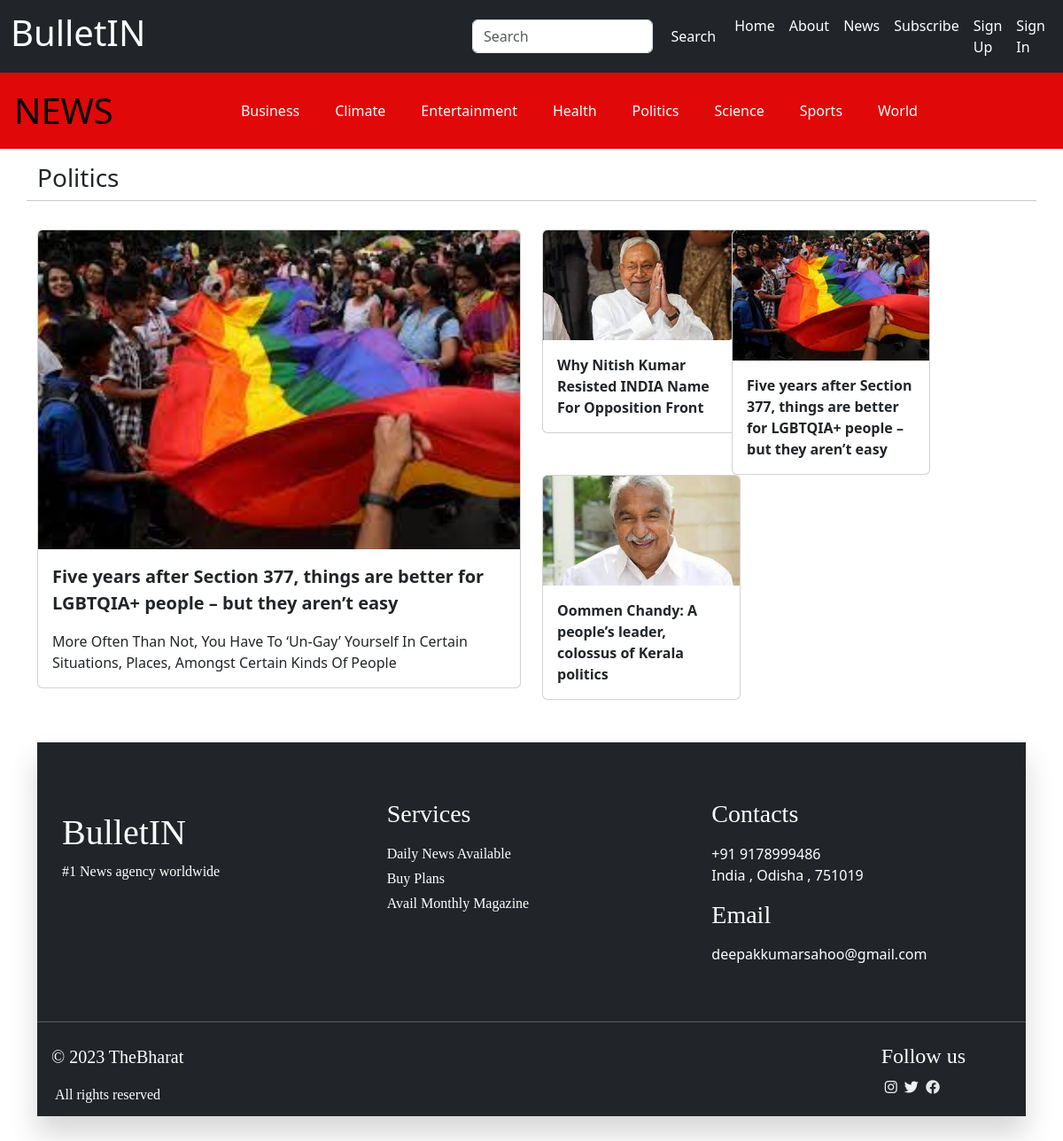
The page /news/news_category/3/ on the database its author committed.
### news/models.py (models this page shows, shortened)
class Category(models.Model):
    category = models.CharField(max_length=255)
    class Meta:
        verbose_name_plural = "Categories"

class News(models.Model):
    category = models.ForeignKey(Category, on_delete = models.CASCADE)
    headline = models.CharField(max_length=255, blank=True)
    report_by = models.CharField(max_length=255)
    date = models.DateField(auto_now_add=True)
    content = models.TextField()
    likes = models.ManyToManyField(User,blank=True)
    dislikes = models.IntegerField(default=0)
    cover_photo = models.ImageField(upload_to="news_cover_images", blank=True)
    cover_text = models.CharField(max_length=255, blank=True)
    news_type = models.ManyToManyField(NewsType,blank=True)
    class Meta:
        verbose_name_plural = "News"
        ordering = ['-date']

### news/views.py (the view)
# urls.py: path("news_category/<int:cid>/", news_category, name="news_category"),
def news_category(request, cid):
    news1 = News.objects.filter(category = cid).order_by('?').first()
    news = News.objects.filter(category = cid).order_by('?')[1:4]
    categories = Category.objects.exclude(category__in = ("Opinion","Photography")).order_by('category')
    each_category = Category.objects.filter(id = cid)
    dict = {
        "news1" : news1,
        "news" : news,
        "categories" : categories,
        "each_category" : each_category
    }
    return render(request, 'news/news_category.html', dict)

### templates/news/news_category.html (shortened to what this page needs)
{% extends 'base.html' %}
{% block content %}
{% include 'news_navbar.html' %}
<div class="container">
  <div class="row py-3">
    {% if each_category %}
      {% for c in each_category   %}
        <h3>{{c.category}}</h3>
        <hr>
      {% endfor %}
    {% endif %}
  </div>
</div>
<div class="container">
  <div class="row">
    <div class="col-md-6">
      {% if news1 %}
      <a href="{% url 'news_details' news1.id %}">
        <div class="card">
          <img src="{{news1.cover_photo.url}}" class="card-img-top" alt="Image is here">
          <div class="card-body">
            <p class="card-text fw-semibold fs-5 headline">{{news1.headline}}</p>
            <p class="card-text">{{news1.cover_text}}</p>
          </div>
        </div>
      </a>
      {% else %}
      <div class="lead">No News Available</div>
      {% endif %}
    </div>
    <div class="col-md-6">
      <div class="row">
        {% if news %}
        {% for new in news %}
          <div class="col-md-4  me-4">
            <a href="{% url 'news_details' new.id %}">
              <div class="card" style="width: 14rem;">
                <img src="{{new.cover_photo.url}}" class="card-img-top" alt="News image here">
                <div class="card-body">
                  <p class="card-text fw-semibold headline">{{new.headline}}</p>
                </div>
              </div>
          </a>
          </div>
        {% endfor %}
        {% else %}
        <div class="display-5 d-flex justify-content-center m-5">No News Available</div>
        {% endif %}
      </div>
    </div>
  </div>
{% endblock content %}

### templates/news_navbar.html (shortened to what this page needs)
<nav class="navbar navbar-expand-lg" style="background-color: rgb(224, 8, 8);">
    <div class="container-fluid">
      <a class="navbar-brand text-decoration-none fs-1 ms-1">NEWS</a>
        <div class="collapse navbar-collapse" id="navbarNavAltMarkup">
          <div class="navbar-nav mx-auto">
            {% for c in categories  %}
            <a class="nav-link active me-4 text-white link-offset-3 link-underline-opacity-0 link-underline-opacity-100-hover"
            aria-current="page"
            href="{% url 'news_category' c.id %}">
            {{c.category}}</a>
            {% endfor %}
          </div>
        </div>
    </div>
  </nav>

### rows shown on the page
Category: category "Business"
Category: category "Climate"
Category: category "Entertainment"
Category: category "Health"
Category: category "Politics"
Category: category "Science"
Category: category "Sports"
Category: category "World"
News: cover_photo (picture), headline "Five years after Section 377, things are better for LGBTQIA+ people – but they aren’t easy", cover_text "More Often Than Not, You Have To ‘Un-Gay’ Yourself In Certain Situations, Places, Amongst Certain Kinds Of People"
News: cover_photo (picture), headline "Why Nitish Kumar Resisted INDIA Name For Opposition Front"
News: cover_photo (picture), headline "Oommen Chandy: A people’s leader, colossus of Kerala politics"
